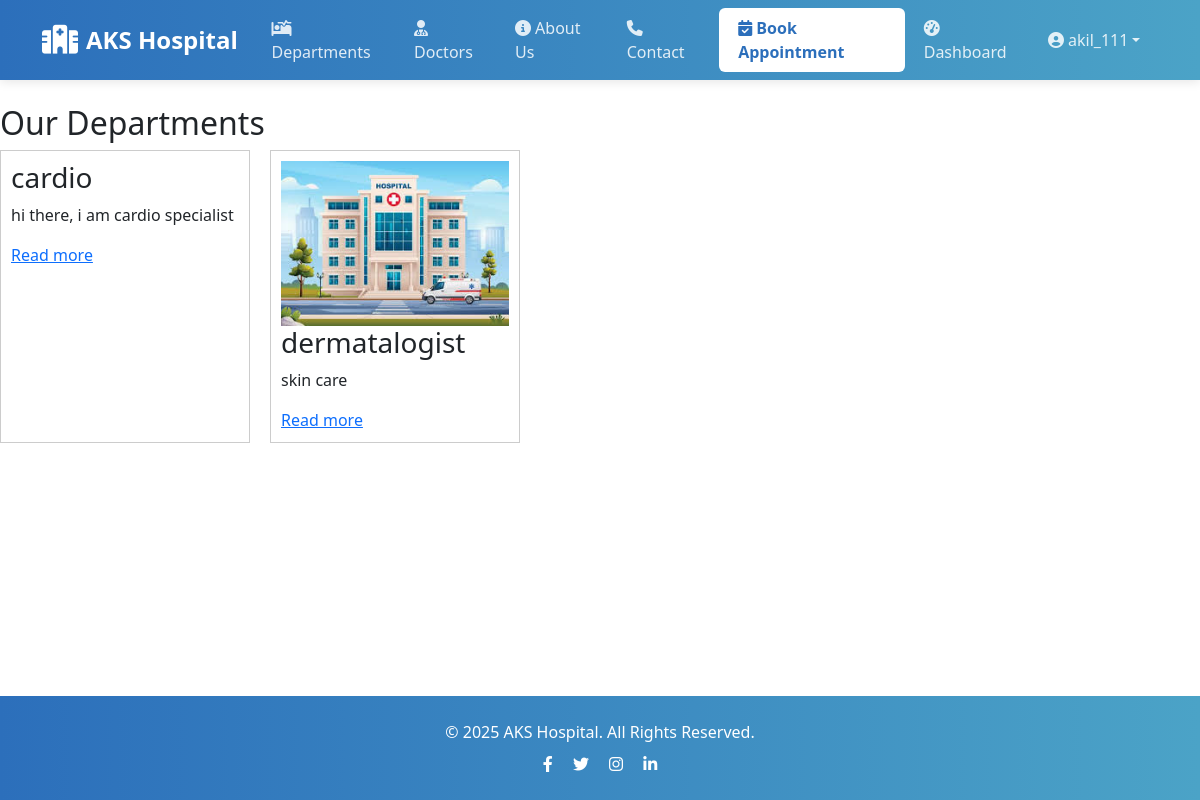
The app's page /departments/ (signed in) with its own data.
### core/models.py (models this page shows, shortened)
class CustomUser(AbstractUser):
    ROLE_CHOICES = (
        ('patient', 'Patient'),
        ('doctor', 'Doctor'),
    )
    role = models.CharField(max_length=10, choices=ROLE_CHOICES, default='None', null=True)

class Department(models.Model):
    name = models.CharField(max_length=100)
    description = models.TextField()
    image = models.ImageField(upload_to='images/', default='default_department.png')

### core/views.py (the view)
# urls.py: path('departments/', views.departments_list, name='departments_list'),
def departments_list(request):
    departments = Department.objects.all()
    return render(request, 'core/departments_list.html', {'departments': departments})

### core/templates/core/departments_list.html
{% extends "base.html" %}
{% block content %}
<h2>Our Departments</h2>
<div style="display: flex; flex-wrap: wrap; gap: 20px;">
    {% for dept in departments %}
        <div style="border: 1px solid #ccc; padding: 10px; width: 250px;">
            {% if dept.image %}
                <img src="{{ dept.image.url }}" alt="{{ dept.name }}" style="width:100%;">
            {% endif %}
            <h3>{{ dept.name }}</h3>
            <p>{{ dept.description|truncatewords:15 }}</p>
            <a href="{% url 'departments_detail' dept.pk %}">Read more</a>
        </div>
    {% endfor %}
</div>
{% endblock %}

### core/templates/base.html (shortened to what this page needs)
{% load static %}
<!DOCTYPE html>
<html lang="en">
<head>
    <link href="https://cdn.jsdelivr.net/npm/bootstrap@5.3.3/dist/css/bootstrap.min.css" rel="stylesheet">
    <link rel="stylesheet" href="https://cdn.jsdelivr.net/npm/bootstrap-icons@1.11.0/font/bootstrap-icons.css">
    <link rel="stylesheet" href="https://cdnjs.cloudflare.com/ajax/libs/font-awesome/6.4.0/css/all.min.css">
    <link rel="stylesheet" href="{% static 'css/style.css' %}">
</head>
<body>
    <nav class="navbar navbar-expand-lg navbar-dark sticky-top">
        <div class="container">
            <a class="navbar-brand" href="{% url 'home' %}">
                <i class="fas fa-hospital"></i>AKS Hospital
            </a>
            <div class="collapse navbar-collapse" id="mainNav">
                <ul class="navbar-nav ms-auto align-items-lg-center">
                    <li class="nav-item"><a class="nav-link" href="{% url 'departments_list' %}"><i class="fas fa-procedures"></i> Departments</a></li>
                    <li class="nav-item"><a class="nav-link" href="{% url 'doctors' %}"><i class="fas fa-user-md"></i> Doctors</a></li>
                    <li class="nav-item"><a class="nav-link" href="#"><i class="fas fa-info-circle"></i> About Us</a></li>
                    <li class="nav-item"><a class="nav-link" href="#"><i class="fas fa-phone"></i> Contact</a></li>
                    {% if user.is_authenticated %}
                        {% if user.role == "patient" %}
                            <li class="nav-item"><a class="nav-link appointment-btn" href="{% url 'book_appointment' %}"><i class="fas fa-calendar-check"></i> Book Appointment</a></li>
                            <li class="nav-item"><a class="nav-link" href="{% url 'patient_dashboard' %}"><i class="fas fa-tachometer-alt"></i> Dashboard</a></li>
                        {% elif user.role == "doctor" %}
                            <li class="nav-item"><a class="nav-link" href="{% url 'doctor_dashboard' %}"><i class="fas fa-tachometer-alt"></i> Doctor Dashboard</a></li>
                        {% endif %}
                        <li class="nav-item dropdown">
                            <a class="nav-link dropdown-toggle d-flex align-items-center" href="#" role="button" data-bs-toggle="dropdown" aria-expanded="false">
                                <i class="fas fa-user-circle me-1"></i> {{ user.username }}
                            </a>
                        </li>
                    {% else %}
                        <li class="nav-item"><a class="nav-link" href="{% url 'login' %}"><i class="fas fa-sign-in-alt"></i> Login</a></li>
                    {% endif %}
                </ul>
            </div>
        </div>
    </nav>
    <main class="py-4">
        {% block content %}{% endblock %}
    </main>
    <footer class="text-center py-4 mt-auto">
        <div class="container">
            <p class="mb-0">© 2025 AKS Hospital. All Rights Reserved.</p>
            <div class="mt-2">
                <a href="#" class="text-white me-3"><i class="fab fa-facebook-f"></i></a>
                <a href="#" class="text-white me-3"><i class="fab fa-twitter"></i></a>
                <a href="#" class="text-white me-3"><i class="fab fa-instagram"></i></a>
                <a href="#" class="text-white"><i class="fab fa-linkedin-in"></i></a>
            </div>
        </div>
    </footer>
</body>
</html>

### core/templates/base.html (style rules this page uses)
:root { --primary: #2c6fbb; --secondary: #4ba3c7; --accent: #175676; --light: #f8f9fa; --dark: #343a40; }
body { font-family: 'Segoe UI', Tahoma, Geneva, Verdana, sans-serif; display: flex; flex-direction: column; min-height: 100vh; }
main { flex: 1; }
.navbar { background: linear-gradient(to right, var(--primary), var(--secondary)); padding: 0.5rem 0; box-shadow: 0 2px 10px rgba(0, 0, 0, 0.1); }
.navbar-brand { font-weight: 700; font-size: 1.5rem; color: white !important; display: flex; align-items: center; }
.navbar-brand i { margin-right: 8px; font-size: 1.8rem; }
.nav-link { color: rgba(255, 255, 255, 0.85) !important; font-weight: 500; padding: 0.5rem 1rem !important; margin: 0 0.1rem; border-radius: 6px; transition: all 0.3s; }
.appointment-btn { background-color: white; color: var(--primary) !important; border-radius: 6px; padding: 0.5rem 1.2rem !important; font-weight: 600; margin-left: 0.5rem; transition: all 0.3s; }
footer { background: linear-gradient(to right, var(--primary), var(--secondary)); color: white; padding: 1.5rem 0; margin-top: auto; }

### records on screen
CustomUser: username "akil_111"
Department: name "cardio", description "hi there, i am cardio specialist"
Department: image (placeholder picture), name "dermatalogist", description "skin care"
